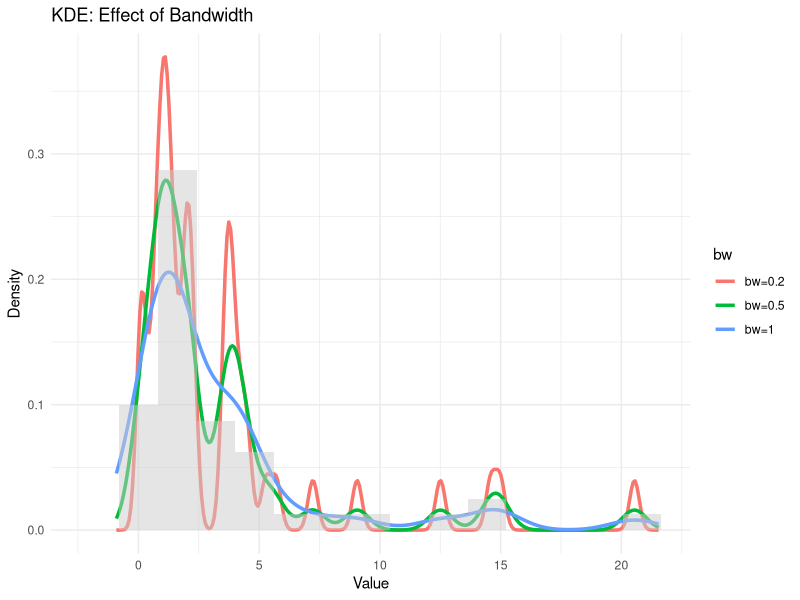
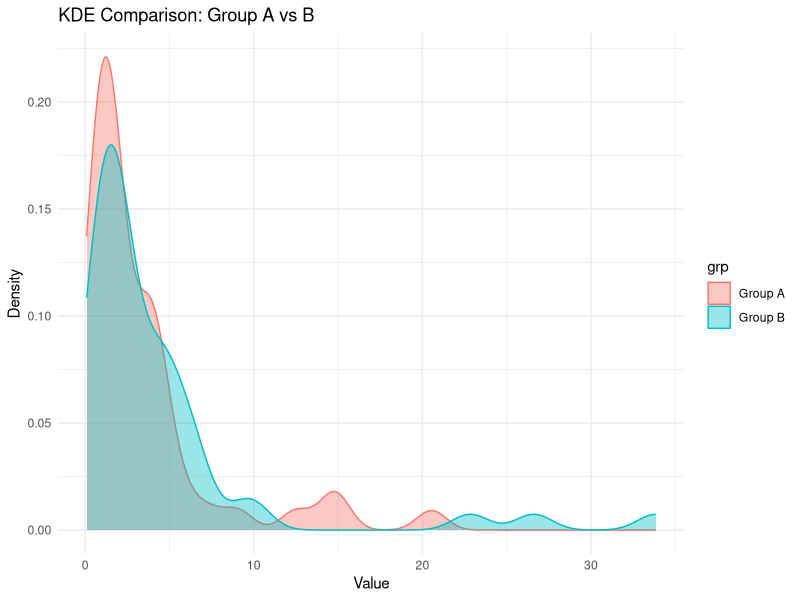

Generate these figures, in order, with R:
# =============================================================================
# NONPARAMETRIC METHODS IN R
# =============================================================================
# Topics: Mann-Whitney, Wilcoxon signed-rank, Kruskal-Wallis,
#         Spearman/Kendall, KS test, KDE, bootstrap CI
# Author: Ebenezer Adjartey
# =============================================================================

pkgs <- c("ggplot2","dplyr","tidyr","coin","boot")
for (p in pkgs) if (!requireNamespace(p,quietly=TRUE)) install.packages(p)

library(ggplot2); library(dplyr); library(boot)
set.seed(42)

# ── 1. Generate Skewed Data ────────────────────────────────────────────────────
group_a <- rexp(50, rate=1/3)      # Exp(mean=3), right-skewed
group_b <- rexp(50, rate=1/4)      # Exp(mean=4), shifted right
before  <- rgamma(40, shape=3, rate=0.5)
after   <- before * 0.8 + rnorm(40, 0, 0.5)
g1 <- rexp(30, 0.5); g2 <- rexp(30, 0.33); g3 <- rexp(30, 0.2)
x_rank <- rnorm(60, 50, 10)
y_rank <- x_rank * 0.7 + rnorm(60, 0, 8)

cat("Group A: mean=", round(mean(group_a),3), " sd=", round(sd(group_a),3), "\n")
cat("Group B: mean=", round(mean(group_b),3), " sd=", round(sd(group_b),3), "\n\n")

# ── 2. Mann-Whitney U Test (Wilcoxon Rank-Sum) ───────────────────────────────
cat("=== 2. MANN-WHITNEY U TEST ===\n")
mw <- wilcox.test(group_a, group_b, alternative="two.sided", conf.int=TRUE)
print(mw)

# Rank-biserial correlation (effect size)
U <- mw$statistic
r_rb <- 1 - 2*U / (length(group_a)*length(group_b))
cat(sprintf("Rank-biserial r = %.4f  (|r|>0.5 = large effect)\n\n", r_rb))

# ── 3. Wilcoxon Signed-Rank Test (Paired) ───────────────────────────────────
cat("=== 3. WILCOXON SIGNED-RANK TEST ===\n")
wsr <- wilcox.test(before, after, paired=TRUE, conf.int=TRUE)
print(wsr)
cat(sprintf("Median difference: %.4f\n\n", median(before-after)))

# ── 4. Kruskal-Wallis Test ────────────────────────────────────────────────────
cat("=== 4. KRUSKAL-WALLIS TEST ===\n")
all_vals <- c(g1, g2, g3)
all_grps <- factor(rep(c("G1","G2","G3"), each=30))
kw <- kruskal.test(all_vals ~ all_grps)
print(kw)
cat("Verdict:", if(kw$p.value<0.05)"At least one group differs" else "No significant diff", "\n\n")

# Dunn's post-hoc test (pairwise)
cat("Pairwise Mann-Whitney (Holm correction):\n")
pairs_list <- combn(c("G1","G2","G3"), 2, simplify=FALSE)
p_vals <- sapply(pairs_list, function(pair) {
  x <- list(G1=g1, G2=g2, G3=g3)
  wilcox.test(x[[pair[1]]], x[[pair[2]]])$p.value
})
adj_p <- p.adjust(p_vals, method="holm")
for (i in seq_along(pairs_list)) {
  cat(sprintf("  %s vs %s: p_raw=%.4f  p_adj=%.4f\n",
              pairs_list[[i]][1], pairs_list[[i]][2], p_vals[i], adj_p[i]))
}

# ── 5. Rank Correlations ──────────────────────────────────────────────────────
cat("\n=== 5. RANK CORRELATIONS ===\n")
r_pear  <- cor.test(x_rank, y_rank, method="pearson")
r_spear <- cor.test(x_rank, y_rank, method="spearman")
r_kend  <- cor.test(x_rank, y_rank, method="kendall")

cat(sprintf("Pearson  r   = %.4f  p = %.4f\n", r_pear$estimate,  r_pear$p.value))
cat(sprintf("Spearman rho = %.4f  p = %.4f\n", r_spear$estimate, r_spear$p.value))
cat(sprintf("Kendall  tau = %.4f  p = %.4f\n", r_kend$estimate,  r_kend$p.value))
cat("Spearman/Kendall: robust to outliers and monotone non-linear relationships\n\n")

# ── 6. Kolmogorov-Smirnov Test ────────────────────────────────────────────────
cat("=== 6. KOLMOGOROV-SMIRNOV TESTS ===\n")
# One-sample KS: test vs exponential
ks_exp  <- ks.test(group_a, "pexp", rate=1/mean(group_a))
ks_norm <- ks.test(group_a, "pnorm", mean=mean(group_a), sd=sd(group_a))
cat(sprintf("KS vs Exp(rate=1/mean):  D=%.4f  p=%.4f\n", ks_exp$statistic,  ks_exp$p.value))
cat(sprintf("KS vs Normal:            D=%.4f  p=%.4f\n", ks_norm$statistic, ks_norm$p.value))

# Two-sample KS
ks2 <- ks.test(group_a, group_b)
cat(sprintf("2-sample KS (A vs B):    D=%.4f  p=%.4f\n\n", ks2$statistic, ks2$p.value))

# ── 7. Kernel Density Estimation ─────────────────────────────────────────────
cat("=== 7. KERNEL DENSITY ESTIMATION ===\n")
bw_vals <- c(0.2, 0.5, 1.0)
x_eval  <- seq(min(group_a)-1, max(group_a)+1, length.out=300)

kde_list <- lapply(bw_vals, function(bw) {
  d  <- density(group_a, bw=bw, from=min(x_eval), to=max(x_eval), n=300)
  data.frame(x=d$x, y=d$y, bw=paste0("bw=",bw))
})
kde_df <- do.call(rbind, kde_list)

p1 <- ggplot(kde_df, aes(x=x, y=y, color=bw)) +
  geom_line(linewidth=1.2) +
  geom_histogram(data=data.frame(x=group_a), aes(x=x, y=after_stat(density)),
                 inherit.aes=FALSE, bins=15, fill="grey80", alpha=.5) +
  labs(title="KDE: Effect of Bandwidth", x="Value", y="Density") +
  theme_minimal()

p2_df <- rbind(
  data.frame(x=group_a, grp="Group A"),
  data.frame(x=group_b, grp="Group B")
)
p2 <- ggplot(p2_df, aes(x=x, fill=grp, color=grp)) +
  geom_density(alpha=0.4) +
  labs(title="KDE Comparison: Group A vs B", x="Value", y="Density") +
  theme_minimal()

dir.create("08_nonparametric_methods", showWarnings=FALSE)
ggsave("08_nonparametric_methods/kde_bandwidth.png",   p1, width=7, height=5)
ggsave("08_nonparametric_methods/kde_comparison.png",  p2, width=7, height=5)

# ── 8. Bootstrap Confidence Intervals ────────────────────────────────────────
cat("=== 8. BOOTSTRAP CONFIDENCE INTERVALS ===\n")

# Bootstrap CI for median
n_boot <- 5000
boot_med <- replicate(n_boot, median(sample(group_a, replace=TRUE)))
ci_med   <- quantile(boot_med, c(0.025, 0.975))
cat(sprintf("Sample median = %.4f\n", median(group_a)))
cat(sprintf("Bootstrap 95%% CI: (%.4f, %.4f)\n", ci_med[1], ci_med[2]))
cat(sprintf("Bootstrap SE    = %.4f\n\n", sd(boot_med)))

# Bootstrap CI for Spearman correlation
boot_rho <- replicate(n_boot, {
  idx <- sample(length(x_rank), replace=TRUE)
  cor(x_rank[idx], y_rank[idx], method="spearman")
})
ci_rho <- quantile(boot_rho, c(0.025, 0.975))
cat(sprintf("Spearman rho    = %.4f\n", r_spear$estimate))
cat(sprintf("Bootstrap 95%% CI: (%.4f, %.4f)\n\n", ci_rho[1], ci_rho[2]))

# BCa bootstrap using boot package
boot_stat <- function(data, i) median(data[i])
boot_res  <- boot(group_a, boot_stat, R=n_boot)
bca_ci    <- boot.ci(boot_res, type="bca")
cat("BCa Bootstrap CI for median:\n"); print(bca_ci)

cat("\n=== NONPARAMETRIC METHODS COMPLETE ===\n")
